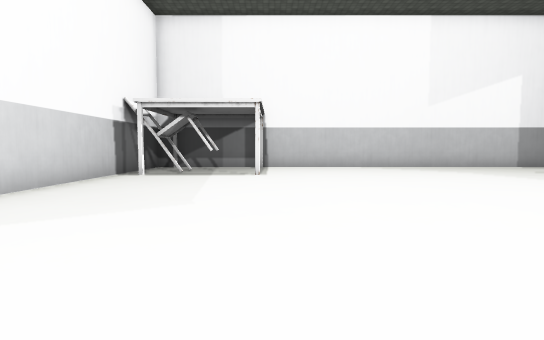
view 1 (above)

19 first-person views from a walk through a scene from a Unity 3-D project. The camera is 1.5 m above the floor, tilts 4° down and sees 80° across. The floor is counted in squares, 2 m on a side. Each view is taken from the middle of a square. On the plan, view 1 faces up. The plan holds only what a view shows up to about 11 squares ahead; the rest is blank. The place goes on beyond the plan. The player character is not drawn. Some animated figures are not drawn. Some surface patterns are stand-ins.

view 2
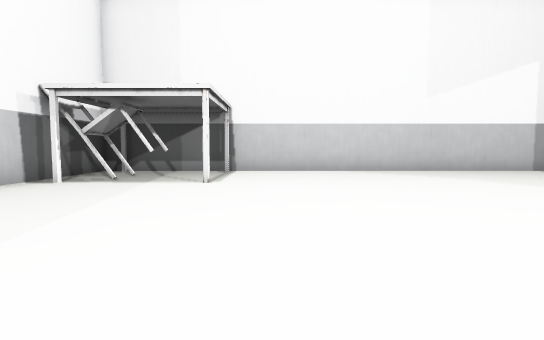

view 3
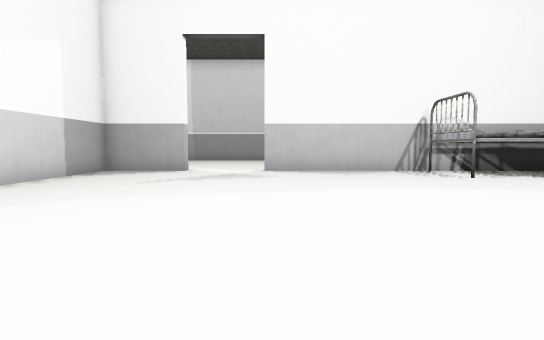

view 4
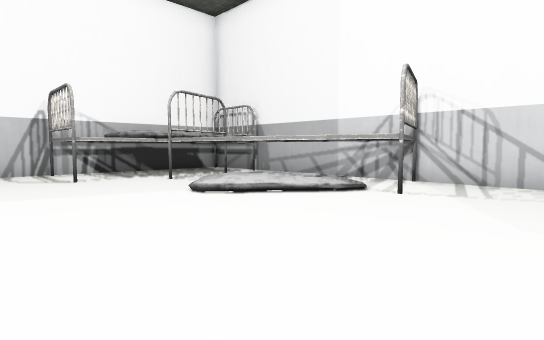

view 5
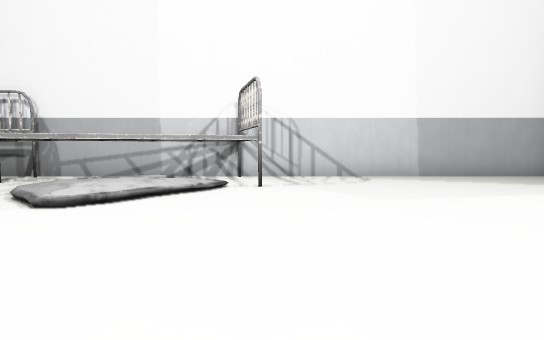

view 6
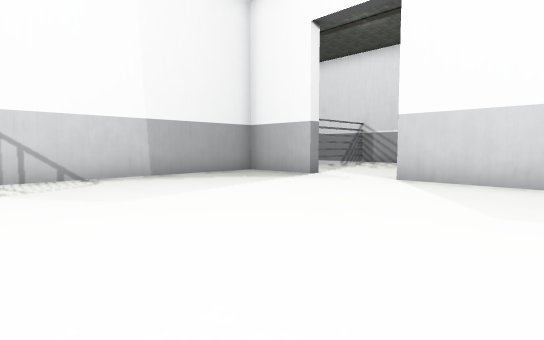

view 7
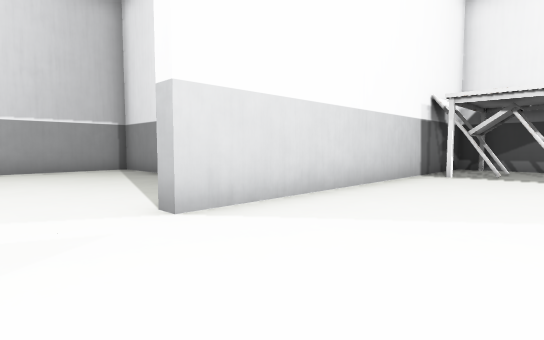

view 8
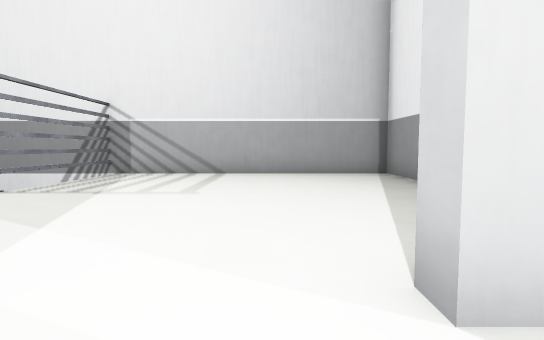

view 9
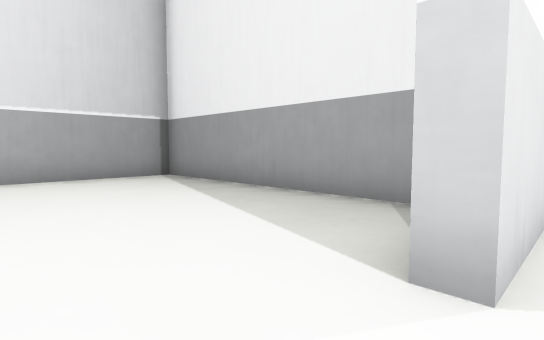

view 10
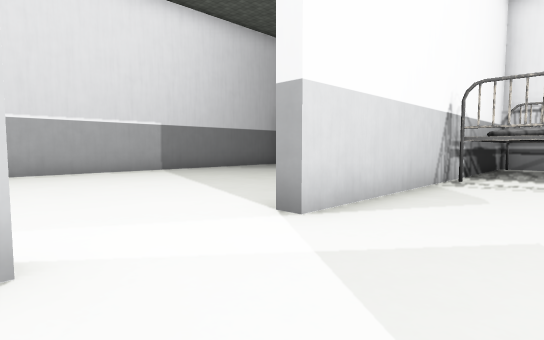

view 11
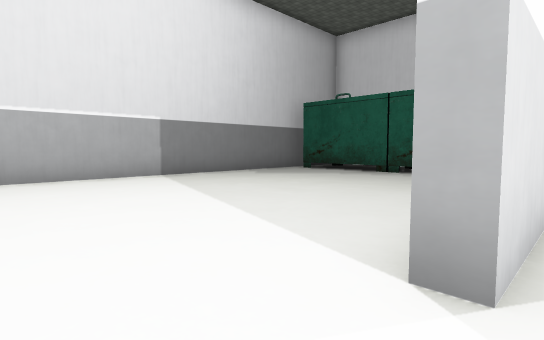

view 12
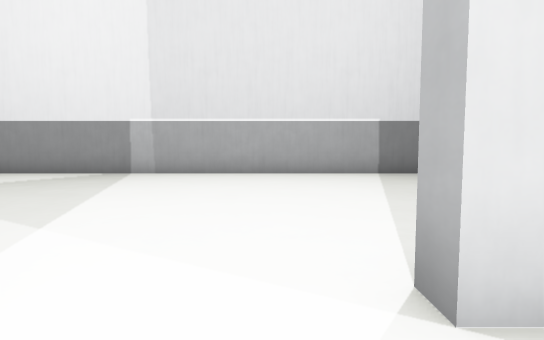

view 13
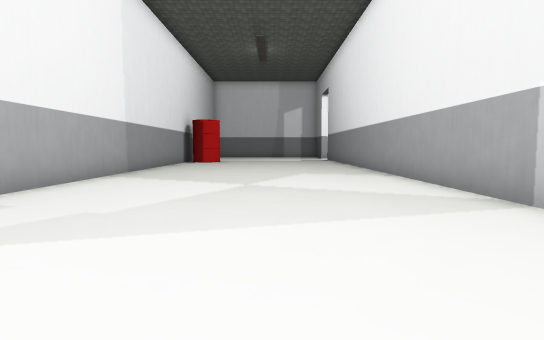

view 14
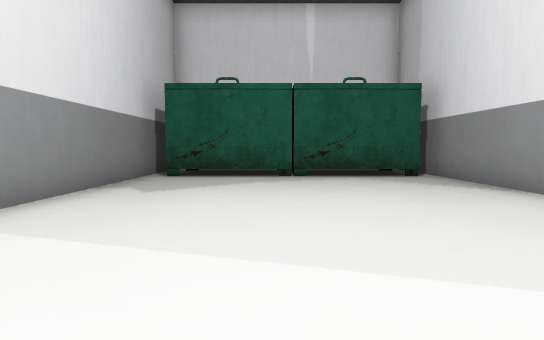

view 15
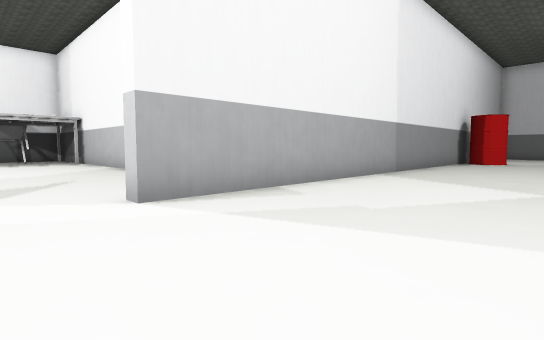

view 16
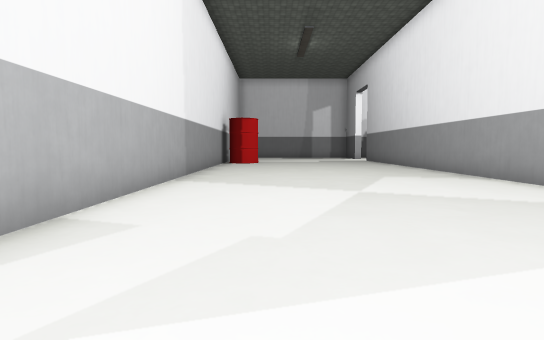

view 17
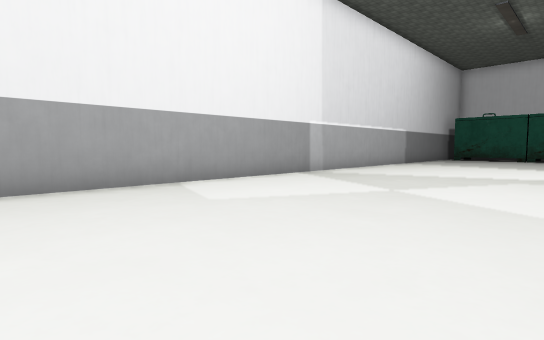

view 18
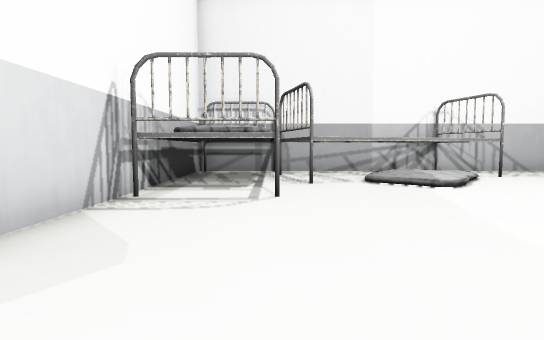

view 19
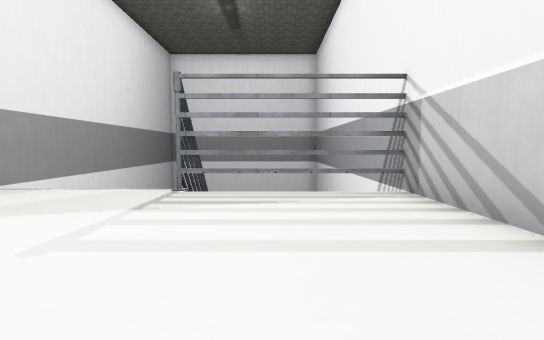

### Floor plan
Key: @ floor where view 1 was taken; # wall or solid block; x gap in a wall; . floor; / step, stairs or slope; v drop or lower ground; O other object.
Columns run from 13 left of view 1 to 20 right of it. Each row starts with its distance up from view 1.
 20                         #.......#
 19                         #.......#
 18                         #.......#
 17                         #.......##
 16                         #........#
 15                         #........#
 14                         #........#
 13             #############........#
 12          ####...........#........#
 11          #O.............#........#
 10          #O.............#........#
  9          O...O...................#
  8         #........................#
  7         #...............#........#
  6         #...............#........#
  5 #########...............#........#
  4 #.......#...............#........#
  3 #.......#...............#........#
  2 #.......#.............#.#........#
  1 #.................//....#........#
  0 #............@..../#.#..##..O....#
 -1 #.......#........#O/.....###O###.#
 -2 #.......#......... .....##  O    #
 -3 #.......#.............x.#
 -4 #vvvvvvvv################
 -5  v   v  v
 -6  v   v  v

Positions as (right, up) in squares from view 1, and headings:
1: (0, 0), facing up
2: (1, 2), facing up
3: (1, 7), facing right
4: (1, 4), facing down-right
5: (3, 5), facing down
6: (3, 5), facing down-left
7: (-1, 0), facing up-left
8: (-3, 1), facing left
9: (-4, 0), facing up-left
10: (9, 10), facing down-right
11: (11, 9), facing down-right
12: (10, 8), facing right
13: (16, 8), facing up
14: (16, 8), facing down
15: (16, 8), facing up-left
16: (14, 9), facing up
17: (13, 20), facing down-right
18: (9, 7), facing down
19: (-10, 2), facing down
